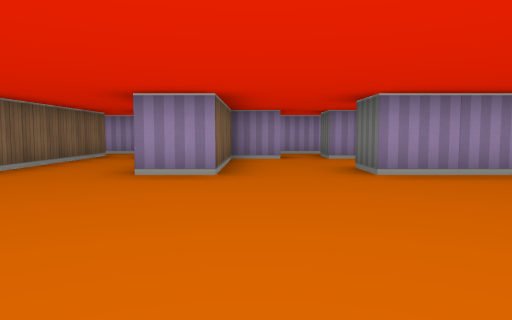
[1] (above)

20 first-person views from a walk through a cub3D level. The camera is about half as high as the walls, tilts 4° down and sees 70° across. The floor is counted in squares. Each view is taken from the middle of a square. On the plan, view 1 faces up. The plan holds only what a view shows up to about 9 squares ahead; the rest is blank.

[2]
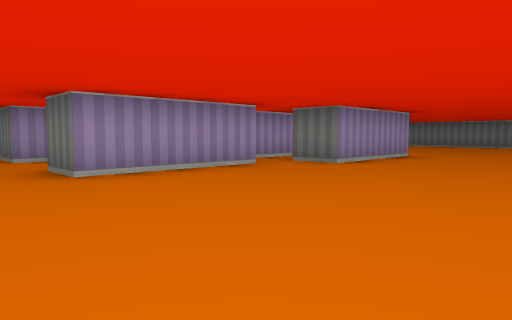

[3]
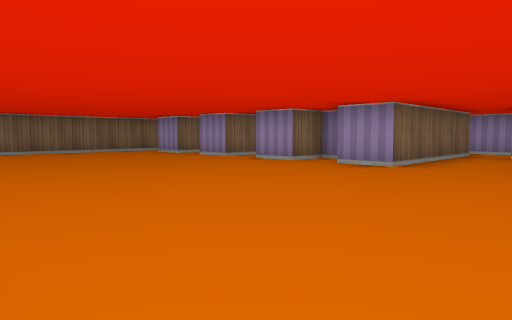

[4]
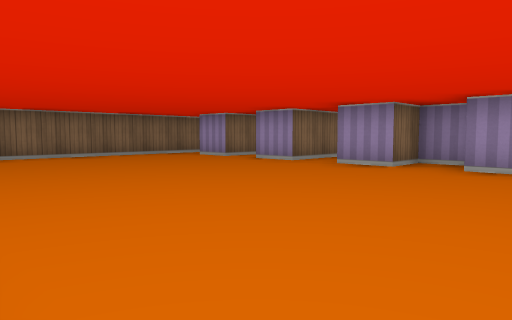

[5]
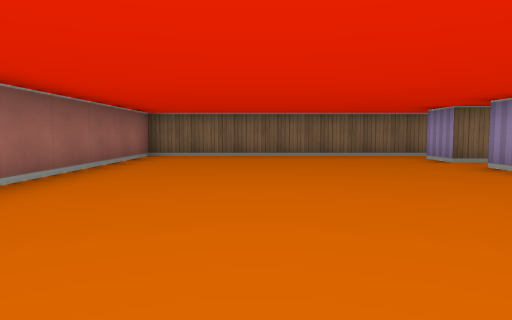

[6]
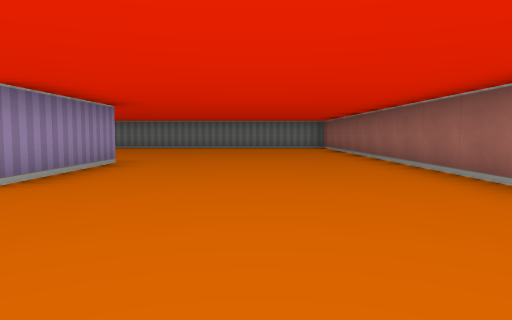

[7]
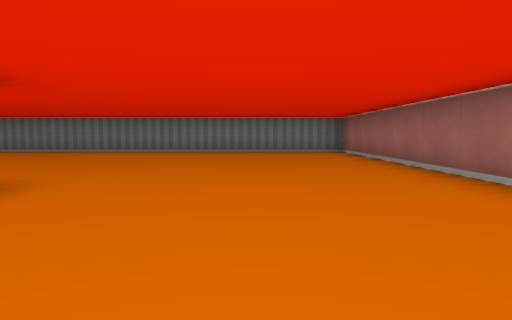

[8]
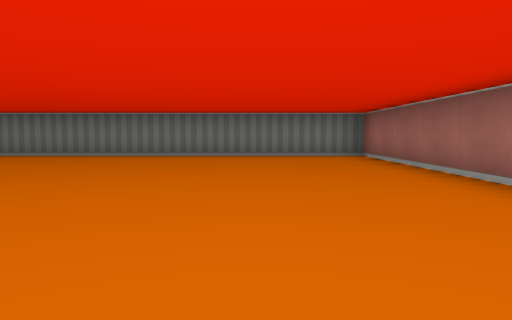

[9]
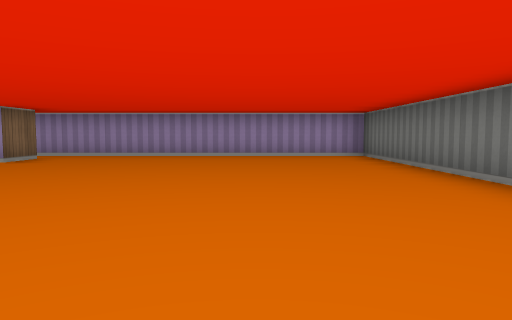

[10]
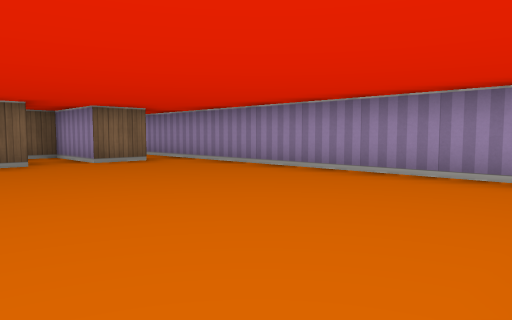

[11]
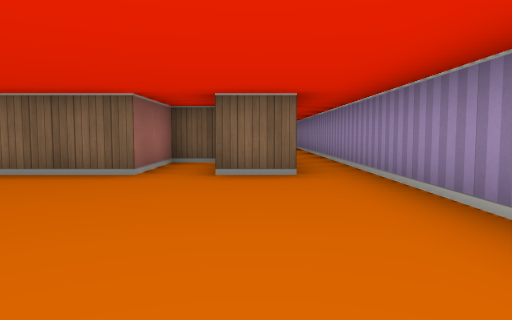

[12]
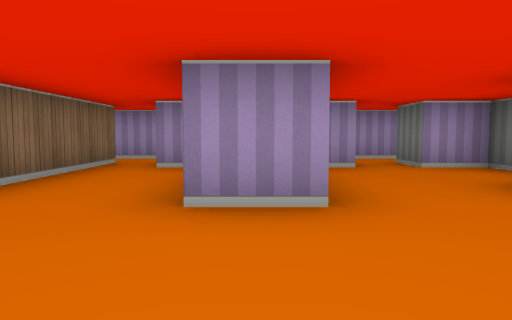

[13]
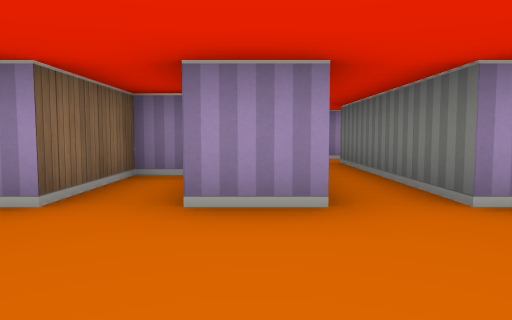

[14]
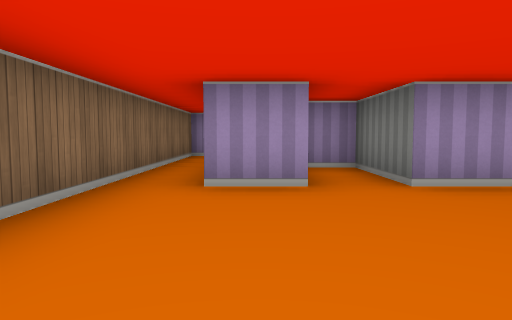

[15]
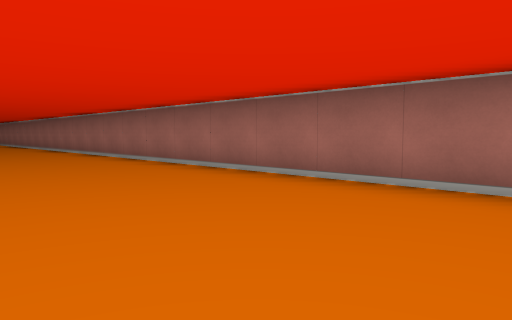

[16]
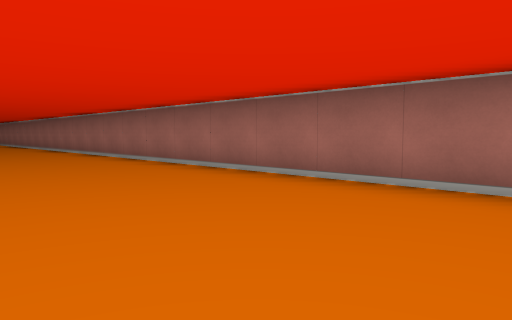

[17]
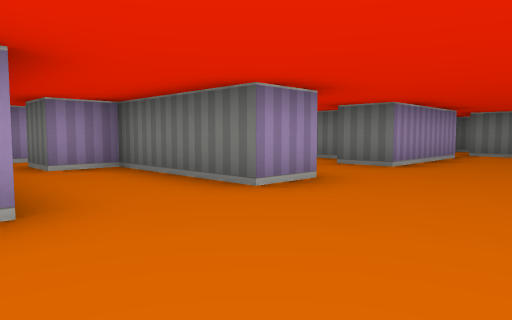

[18]
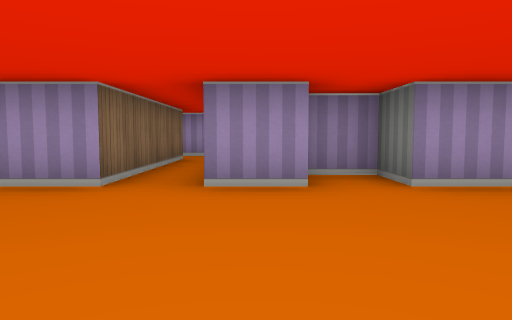

[19]
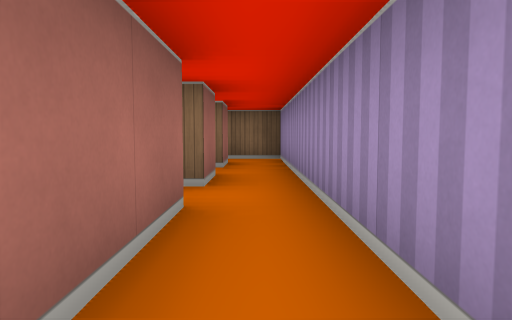

[20]
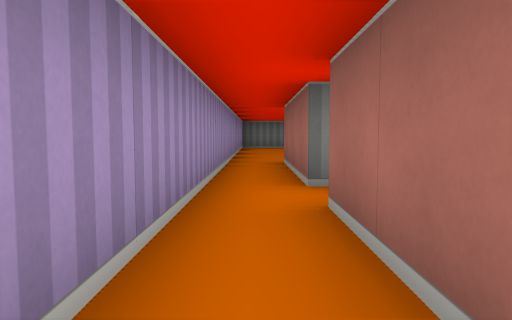

### Floor plan
Points are (right, up) in squares from view 1. A wall is a line through its corners. A room is listed if a view was taken in it or the views show most of it. See-through windows are left out.
Room 1 (views 1, 2, 3, 4, 5, 6, 7, 8, 9, 10, 11, 12, 13, 14, 15, 16, 17, 18)
walls: (4.6, 4.5) (1.5, 4.5) (1.5, 5.5); (2.5, 6.1) (2.5, 7.5) (1.5, 7.5); (0.6, 7.5) (-0.5, 7.5) (-0.5, 4.5) (-1.5, 4.5) (-1.5, 7.5) (-2.5, 7.5); (5.5, -1.5) (15.5, -1.5) (15.5, 9.5) (8.5, 9.5); (8.6, 3.5) (5.5, 3.5) (5.5, 4.5); (8.5, 8.5) (8.5, 7.5) (6.5, 7.5) (6.5, 6.5) (8.5, 6.5) (8.5, 4.8); (-3.5, 7.4) (-3.5, 4.5) (-4.5, 4.5) (-4.5, 5.5) (-5.5, 5.5) (-5.5, 4.5) (-6.5, 4.5); (-7.5, 4.5) (-8.5, 4.5) (-8.5, 6.5) (-9.5, 6.5) (-9.5, 4.5) (-10.5, 4.5); (-11.5, 4.5) (-11.5, -1.5) (3.4, -1.5)
ways out: opening at (-7, 5) to room 2; opening at (-3, 8) to room 3; opening at (1, 8) to room 3; opening at (-11, 5) to room 4; opening at (8, 9) to room 5; opening at (5, 5)
Room 2 (view 19)
walls: (-8.5, 8.5) (-7.5, 8.5) (-7.5, 4.5); (-6.5, 4.5) (-6.5, 8.5) (-4.6, 8.5); (-3.4, 9.5) (-9.5, 9.5)
ways out: opening at (-7, 5) to room 1; opening at (-4, 9) to room 3; opening at (-10, 9) to room 4
Room 3 (view 20)
walls: (1.5, 7.5) (1.5, 8.5); (-2.2, 9.5) (-3.4, 9.5); (2.6, 8.5) (4.5, 8.5); (-2.5, 7.5) (-2.5, 8.5); (-3.5, 8.6) (-3.5, 7.4); (4.5, 9.5) (1, 9.5)
ways out: opening at (-3, 8) to room 1; opening at (1, 8) to room 1; opening at (-4, 9) to room 2; opening at (4, 9) to room 5
Room 4 (no view inside)
walls: (-10.4, 8.5) (-9.5, 8.5); (-9.5, 9.5) (-11.5, 9.5) (-11.5, 4.5)
ways out: opening at (-11, 5) to room 1; opening at (-10, 9) to room 2
Room 5 (no view inside)
walls: (5.5, 8.5) (8.5, 8.5); (8.5, 9.5) (4.5, 9.5)
ways out: opening at (8, 9) to room 1; opening at (4, 9) to room 3; opening at (5, 8)

Where each view was taken, in squares from view 1:
view 1: 0 up, 0 right, facing up
view 2: 0 up, 0 right, facing up-right
view 3: 1 down, 1 left, facing up-left
view 4: 1 down, 3 left, facing up-left
view 5: 1 up, 3 left, facing left
view 6: 1 up, 2 right, facing right
view 7: 1 up, 5 right, facing right
view 8: 1 up, 7 right, facing right
view 9: 1 up, 13 right, facing up
view 10: 5 up, 15 right, facing up-left
view 11: 8 up, 13 right, facing left
view 12: 2 up, 1 left, facing up
view 13: 2 up, 8 left, facing up
view 14: 1 up, 10 left, facing up
view 15: 2 up, 10 left, facing down-right
view 16: 2 up, 6 left, facing down-right
view 17: 2 up, 4 left, facing up-right
view 18: 1 up, 6 left, facing up
view 19: 9 up, 4 left, facing left
view 20: 9 up, 2 right, facing right
